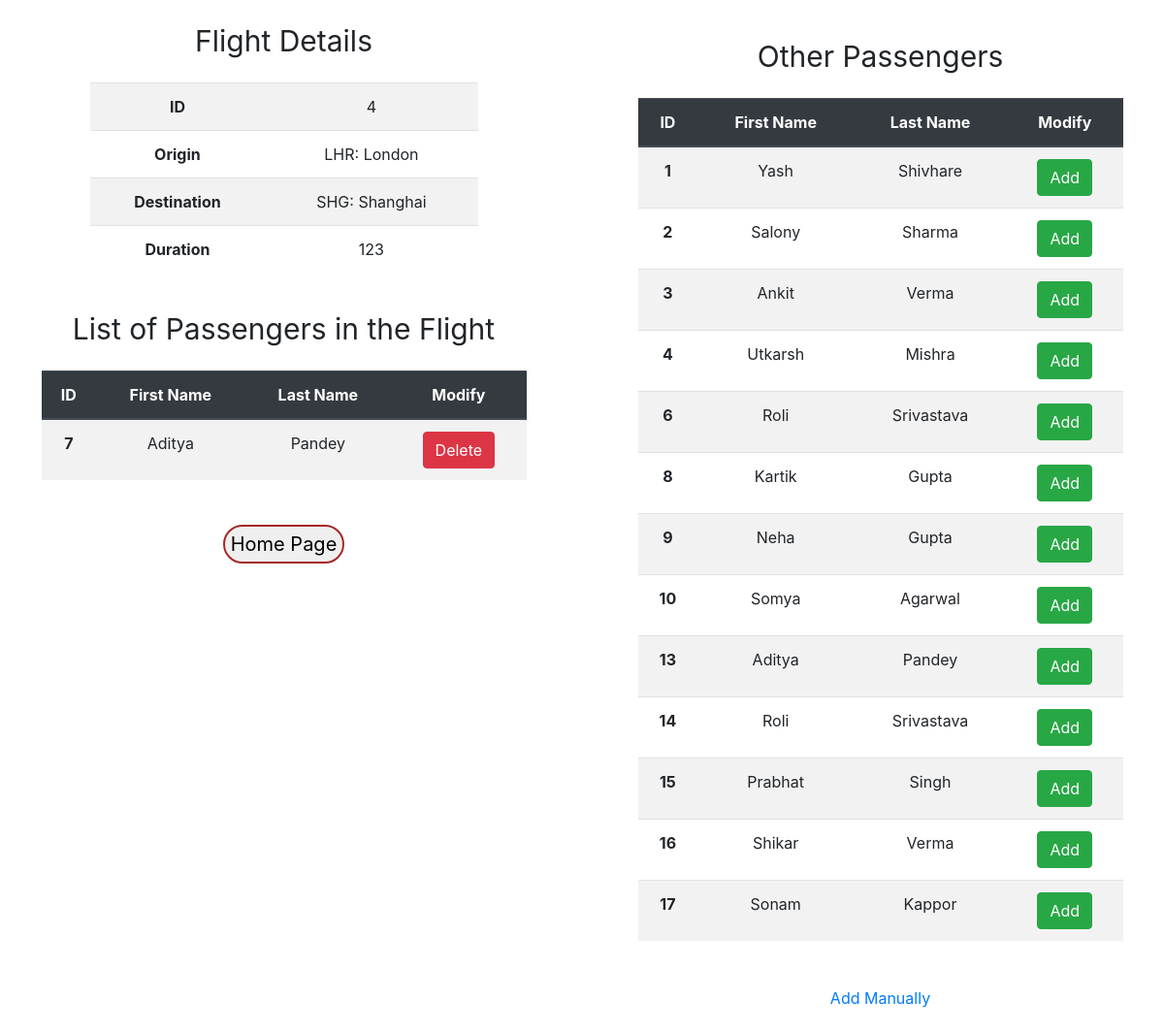
/flights/4, run on the app's committed database.
### flights/models.py (models this page shows, shortened)
class Flight(models.Model):
    origin=models.ForeignKey(Airports,on_delete=models.CASCADE,related_name="depatures")
    destination=models.ForeignKey(Airports,on_delete=models.CASCADE,related_name="arrivals")
    duration=models.IntegerField()

class Airports(models.Model):
    code=models.CharField(max_length=3)
    city=models.CharField(max_length=64)
    def __str__(self):
        return f"{self.code}: {self.city}"

class Passengers(models.Model):
    first=models.CharField(max_length=64)
    last=models.CharField(max_length=64)
    flight=models.ManyToManyField(Flight,blank=True, related_name="passengers")

### flights/views.py (the view, shortened to what this page needs)
# urls.py: path("<int:flightid>",views.flight,name="flight"),
def flight(request, flightid):
    flight=Flight.objects.get(id=flightid)
    passengers=Passengers.objects.all()
    form=passenger_form()
    return render(request,"flights/flight.html",{
        "form":form,
        "flight":flight,
        "passengers":flight.passengers.all(),
        "non_passengers":passengers.exclude(flight=flight),
    })

### flights/templates/flights/flight.html (shortened to what this page needs)
{% extends 'flights/basic.html'%}
{%block body%}
<div class="row">
    <div class="col-md-6">
        <div id="heading">Flight Details</div>
        <table class="table details table-striped table-hover container" style="width: 400px;">
            <tr>
                <td class="data">
                    ID
                </td>
                <td >
                    {{flight.id}}
                </td>
            </tr>
            <tr>
                <td class="data">
                    Origin
                </td>
                <td>
                    {{flight.origin}}
                </td>
            </tr>
            <tr>
                <td class="data">
                    Destination
                </td>
                <td>
                    {{flight.destination}}
                </td>
            </tr>
            <tr>
                <td class="data">
                    Duration
                </td>
                <td>
                    {{flight.duration}}
                </td>
            </tr>
        </table>
        <div id="heading">List of Passengers in the Flight</div>
        <table class="table table-striped table-hover container" style="width: 500px;">
            <thead class="thead-dark">
              <tr>
                <th scope="col">ID</th>
                <th scope="col">First Name</th>
                <th scope="col">Last Name</th>
                <th scope="col">Modify</th>
              </tr>
            </thead>
            <tbody>
                {% for i in passengers %}
              <tr>
                <th scope="row">{{i.id}}</th>
                <td>{{i.first}}</td>
                <td>{{i.last}}</td>
                <td><button id="delete_passenger" onclick="delete_passenger({{i.id}})" type="button" class="btn btn-danger">Delete</button></td>
              </tr>
              {%endfor%}
            </tbody>
          </table>
          <a href="{% url 'index' %}"><button id="button">Home Page</button></a>
        </div>
    <div class="col-md-6">
        <div class="container my-3">
            <div id="heading">
                Other Passengers
            </div>
            <form id="myform" method="POST" action="/flights/{{flight.id}}/book">{%csrf_token%}
            <table class="table table-striped table-hover container" style="width: 500px;">
                <thead class="thead-dark">
                  <tr>
                    <th scope="col">ID</th>
                    <th scope="col">First Name</th>
                    <th scope="col">Last Name</th>
                    <th scope="col">Modify</th>
                  </tr>
                </thead>
                <tbody>
                    {% for i in non_passengers %}
                  <tr>
                    <th scope="row">{{i.id}}</th>
                    <td>{{i.first}}</td>
                    <td>{{i.last}}</td>
                    <td><button type="button" onclick="addpassenger({{i.id}})" class="btn btn-success">Add</button></td>
                  </tr>
                  {%endfor%}
                </tbody>
              </table>
              </form>
            <br>
            <button id="manualbtn" type="button" onclick="addmanually()" class="btn btn-link">Add Manually</button>
        </div>
    </div>
</div>
{%endblock%}

### flights/templates/flights/flight.html (style rules this page uses)
#heading { font-size: 30px; padding: 20px; }
#button { border: 2px solid brown; border-radius: 50px; height: 40px; font-size: 20px; margin-top: 30px; }
.data { font-weight: bold; }

### data on the page
Flight: id "4", origin "LHR: London", destination "SHG: Shanghai", duration "123"
Passengers: id "7", first "Aditya", last "Pandey"
Passengers: id "1", first "Yash", last "Shivhare"
Passengers: id "2", first "Salony", last "Sharma"
Passengers: id "3", first "Ankit", last "Verma"
Passengers: id "4", first "Utkarsh", last "Mishra"
Passengers: id "6", first "Roli", last "Srivastava"
Passengers: id "8", first "Kartik", last "Gupta"
Passengers: id "9", first "Neha", last "Gupta"
Passengers: id "10", first "Somya", last "Agarwal"
Passengers: id "13", first "Aditya", last "Pandey"
Passengers: id "14", first "Roli", last "Srivastava"
Passengers: id "15", first "Prabhat", last "Singh"
Passengers: id "16", first "Shikar", last "Verma"
Passengers: id "17", first "Sonam", last "Kappor"
